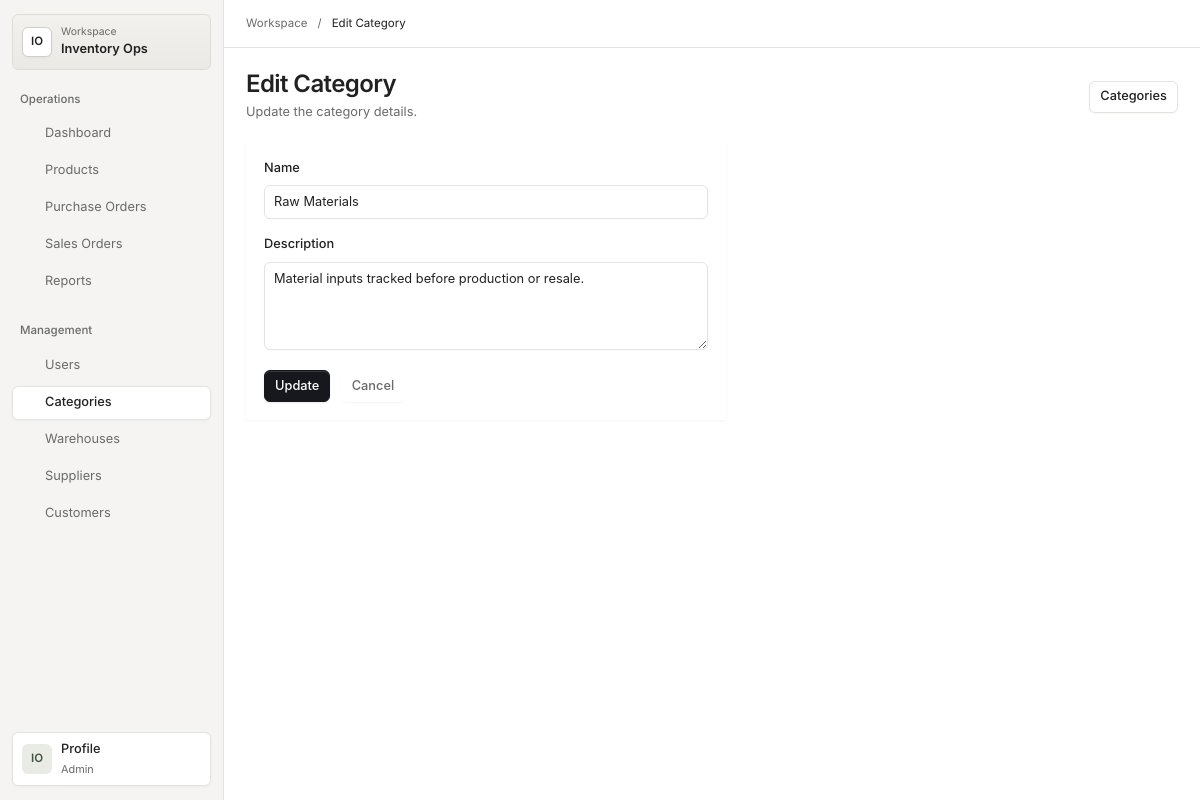
Screenshot of /categories/edit?id=1 (signed in) with the database file from the repository.
### tables this page shows
CREATE TABLE IF NOT EXISTS categories (
    id INT UNSIGNED AUTO_INCREMENT PRIMARY KEY,
    name VARCHAR(120) NOT NULL,
    description VARCHAR(255) NOT NULL DEFAULT '',
    is_active TINYINT(1) NOT NULL DEFAULT 1,
    created_at TIMESTAMP NOT NULL DEFAULT CURRENT_TIMESTAMP,
    updated_at TIMESTAMP NOT NULL DEFAULT CURRENT_TIMESTAMP ON UPDATE CURRENT_TIMESTAMP,
    UNIQUE KEY uq_categories_name (name),
    KEY idx_categories_active (is_active)
);

### app/Controller/CategoryController.php (called while the page is built, shortened)
<?php
final class CategoryController
{
    public function edit(Request $request): Response
    {
        $category = $this->repository->findById((int) ($request->query()['id'] ?? 0));
        return $this->render('categories/edit.php', ['category' => $category, 'error' => '']);
    }
    private function render(string $view, array $data = [], int $status = 200): Response
    {
        extract($data, EXTR_SKIP);
        require dirname(__DIR__, 2) . '/views/' . $view;
        $body = ob_get_clean();
        return Response::html(is_string($body) ? $body : '', $status);
    }
}

### app/Http/Router.php (called while the page is built, shortened)
<?php
final class Router
{
    private array $routes = [];
    public function dispatch(Request $request): Response
    {
        $key = $this->key($request->method(), $request->path());
        return ($this->routes[$key])($request);
    }
    private function add(string $method, string $path, callable $handler): void
    {
        $this->routes[$this->key($method, $path)] = $handler;
    }
    private function key(string $method, string $path): string
    {
        return strtoupper($method) . ' ' . $path;
    }
}

### public/index.php (called while the page is built, shortened)
<?php
$config = require dirname(__DIR__) . '/config/bootstrap.php';
$router = new Router();
$request = Request::fromGlobals();
$secureCookie = $config->string('SESSION_COOKIE_SECURE') === 'auto'
    ? ($config->string('APP_ENV') === 'production' ? true : null)
    : $config->bool('SESSION_COOKIE_SECURE');
$session = new NativeSessionManager(
    new \App\Security\SessionPolicy($config->int('SESSION_IDLE_SECONDS'), $config->int('SESSION_ABSOLUTE_SECONDS'), $config->int('SESSION_ROTATION_SECONDS')),
    $secureCookie,
    null,
    $config->string('SESSION_SAVE_PATH'),
);
$pdo = (new DatabaseFactory($config))->create();
$userRepository = new MySqlUserRepository($pdo);
$categoryRepository = new MySqlCategoryRepository($pdo);
$warehouseRepository = new MySqlWarehouseRepository($pdo);
$productRepository = new MySqlProductRepository($pdo);
$supplierRepository = new MySqlSupplierRepository($pdo);
$customerRepository = new MySqlCustomerRepository($pdo);
$purchaseOrderRepository = new MySqlPurchaseOrderRepository($pdo);
$salesOrderRepository = new MySqlSalesOrderRepository($pdo);
$stockRepository = new MySqlStockRepository($pdo);
$stockLedgerRepository = new MySqlStockLedgerRepository($pdo);
$auditLogRepository = new MySqlAuditLogRepository($pdo);
$loginAttemptRepository = new MySqlLoginAttemptRepository($pdo);
$operationalQueries = new MySqlOperationalQueryRepository($pdo);
$authGuard = new AuthGuard($session, $userRepository);
$auditLogger = new AuditLogger($auditLogRepository);
$authController = new AuthController(new AuthService($userRepository, $session, $auditLogger, new LoginRateLimiter($loginAttemptRepository)));
$transactions = new \App\Repository\MySql\MySqlTransactionManager($pdo);
$stockService = new StockService($stockRepository, $stockLedgerRepository, $auditLogRepository, new \App\Repository\MySql\MySqlStockCatalogRepository($pdo), $transactions);
$csvImports = new \App\Service\CsvImportService($transactions);
$userController = new UserController(new UserService($userRepository), $userRepository, $authGuard, $csvImports);
$masterDataAuthorization = new MasterDataAuthorizationService();
$categoryController = new CategoryController(
    new CategoryService($categoryRepository, $masterDataAuthorization),
    $categoryRepository,
    $authGuard,
    $csvImports,
);
$warehouseController = new WarehouseController(
    new WarehouseService($warehouseRepository, $masterDataAuthorization, $stockService),
    $warehouseRepository,
    $authGuard,
    $csvImports,
);
$productController = new ProductController(
    new ProductService($productRepository, $masterDataAuthorization, $stockService),
    $productRepository,
    $categoryRepository,
    $authGuard,
    $csvImports,
);
$supplierController = new SupplierController(
    new SupplierService($supplierRepository, $masterDataAuthorization),
    $supplierRepository,
    $authGuard,
    $csvImports,
);
$customerController = new CustomerController(
    new CustomerService($customerRepository, $masterDataAuthorization),
    $customerRepository,
    $authGuard,
    $csvImports,
);
$suppliersById = [];
$warehousesById = [];
$customersById = [];
$purchaseOrderController = new PurchaseOrderController(
    new PurchaseOrderService(
        $purchaseOrderRepository,
        $productRepository,
        $suppliersById,
        $warehousesById,
        $stockService,
    ),
    $purchaseOrderRepository,
    $productRepository,
    $suppliersById,
    $warehousesById,
    $authGuard,
);
$salesOrderController = new SalesOrderController(
    new SalesOrderService(
        $salesOrderRepository,
        $productRepository,
        $customersById,
        $warehousesById,
        $stockService,
    ),
    $salesOrderRepository,
    $productRepository,
    $customersById,
    $warehousesById,
    $authGuard,
);
$dashboardController = new DashboardController(new DashboardService($operationalQueries), $authGuard);
$reportController = new ReportController(new ReportService($operationalQueries), $authGuard);
$availabilityController = new ProductAvailabilityController(new ProductAvailabilityService($operationalQueries), $authGuard);
$router->get('/', [$dashboardController, 'index']);
$router->get('/dashboard', [$dashboardController, 'index']);
$router->get('/reports', [$reportController, 'index']);
$router->get('/reports/stock-ledger.csv', [$reportController, 'stockLedger']);
$router->get('/reports/orders.csv', [$reportController, 'orders']);
$router->get('/api/products/{sku}/availability', [$availabilityController, 'show']);
$router->get('/login', [$authController, 'showLogin']);
$router->post('/login', [$authController, 'login']);
$router->post('/logout', [$authController, 'logout']);
$router->get('/users', [$userController, 'index']);
$router->get('/users/create', [$userController, 'create']);
$router->post('/users', [$userController, 'store']);
$router->post('/users/import', [$userController, 'import']);
$router->get('/users/edit', [$userController, 'edit']);
$router->post('/users/update', [$userController, 'update']);
$router->post('/users/activate', [$userController, 'activate']);
$router->post('/users/deactivate', [$userController, 'deactivate']);
$router->get('/categories', [$categoryController, 'index']);
$router->get('/categories/create', [$categoryController, 'create']);
$router->post('/categories', [$categoryController, 'store']);
$router->post('/categories/import', [$categoryController, 'import']);
$router->get('/categories/edit', [$categoryController, 'edit']);
$router->post('/categories/update', [$categoryController, 'update']);
$router->post('/categories/activate', [$categoryController, 'activate']);
$router->post('/categories/deactivate', [$categoryController, 'deactivate']);
$router->get('/warehouses', [$warehouseController, 'index']);
$router->get('/warehouses/create', [$warehouseController, 'create']);
$router->post('/warehouses', [$warehouseController, 'store']);
$router->post('/warehouses/import', [$warehouseController, 'import']);
$router->get('/warehouses/edit', [$warehouseController, 'edit']);
$router->post('/warehouses/update', [$warehouseController, 'update']);
$router->post('/warehouses/activate', [$warehouseController, 'activate']);
$router->post('/warehouses/deactivate', [$warehouseController, 'deactivate']);
$router->get('/products', [$productController, 'index']);
$router->get('/products/create', [$productController, 'create']);
$router->post('/products', [$productController, 'store']);
$router->post('/products/import', [$productController, 'import']);
$router->get('/products/show', [$productController, 'show']);
$router->get('/products/edit', [$productController, 'edit']);
$router->post('/products/update', [$productController, 'update']);
$router->post('/products/activate', [$productController, 'activate']);
$router->post('/products/deactivate', [$productController, 'deactivate']);
$router->get('/purchase-orders', [$purchaseOrderController, 'index']);
$router->get('/purchase-orders/show', [$purchaseOrderController, 'show']);
$router->get('/purchase-orders/create', [$purchaseOrderController, 'create']);
$router->post('/purchase-orders', [$purchaseOrderController, 'store']);
$router->post('/purchase-orders/order', [$purchaseOrderController, 'order']);
$router->post('/purchase-orders/receive', [$purchaseOrderController, 'receive']);
$router->post('/purchase-orders/cancel', [$purchaseOrderController, 'cancel']);
$router->get('/sales-orders', [$salesOrderController, 'index']);
$router->get('/sales-orders/show', [$salesOrderController, 'show']);
$router->get('/sales-orders/create', [$salesOrderController, 'create']);
$router->post('/sales-orders', [$salesOrderController, 'store']);
$router->post('/sales-orders/submit', [$salesOrderController, 'submit']);
$router->post('/sales-orders/approve', [$salesOrderController, 'approve']);
$router->post('/sales-orders/cancel', [$salesOrderController, 'cancel']);
$router->post('/sales-orders/issue', [$salesOrderController, 'issue']);
$router->get('/suppliers', [$supplierController, 'index']);
$router->get('/suppliers/create', [$supplierController, 'create']);
$router->post('/suppliers', [$supplierController, 'store']);
$router->post('/suppliers/import', [$supplierController, 'import']);
$router->get('/suppliers/edit', [$supplierController, 'edit']);
$router->post('/suppliers/update', [$supplierController, 'update']);
$router->post('/suppliers/activate', [$supplierController, 'activate']);
$router->post('/suppliers/deactivate', [$supplierController, 'deactivate']);
$router->get('/customers', [$customerController, 'index']);
$router->get('/customers/create', [$customerController, 'create']);
$router->post('/customers', [$customerController, 'store']);
$router->post('/customers/import', [$customerController, 'import']);
$router->get('/customers/edit', [$customerController, 'edit']);
$router->post('/customers/update', [$customerController, 'update']);
$router->post('/customers/activate', [$customerController, 'activate']);
$router->post('/customers/deactivate', [$customerController, 'deactivate']);
try {
    $response = $router->dispatch($request);
} catch (HttpException $exception) {
    $response = str_starts_with($request->path(), '/api/')
        ? ErrorResponder::api($exception->statusCode() === 401 ? 'Authentication required' : $exception->getMessage(), $exception->statusCode())
        : ($exception->statusCode() === 401 && ($request->server()['HTTP_X_REQUESTED_WITH'] ?? '') !== 'fetch'
            ? new Response('', 302, ['Location' => '/login'])
            : ErrorResponder::browser($exception, $config->bool('APP_DEBUG')));
} catch (Throwable $throwable) {
    $status = method_exists($throwable, 'statusCode') && is_int($throwable->statusCode()) ? $throwable->statusCode() : 500;
    $response = str_starts_with($request->path(), '/api/')
        ? ErrorResponder::api($status === 500 ? 'Unexpected server error.' : $throwable->getMessage(), $status)
        : ErrorResponder::browser($throwable, $config->bool('APP_DEBUG'));
}

### app/Http/Request.php (called while the page is built, shortened)
<?php
final class Request
{
    public function query(): array
    {
        return $this->query;
    }
}

### app/Repository/MySql/MySqlCategoryRepository.php (called while the page is built, shortened)
<?php
final class MySqlCategoryRepository implements CategoryRepositoryInterface
{
    public function findById(int $id): ?Category
    {
        $statement = $this->pdo->prepare('SELECT id, name, description, is_active FROM categories WHERE id = :id');
        $statement->execute(['id' => $id]);
        $row = $statement->fetch(PDO::FETCH_ASSOC);
        return is_array($row) ? $this->hydrate($row) : null;
    }
    private function hydrate(array $row): Category
    {
        return new Category((int) $row['id'], (string) $row['name'], (string) $row['description'], (bool) $row['is_active']);
    }
}

### app/Entity/Category.php (called while the page is built, shortened)
<?php
final class Category
{
    public function name(): string
    {
        return $this->name;
    }
    public function description(): string
    {
        return $this->description;
    }
}

### app/Support/FormState.php (called while the page is built, shortened)
<?php
final class FormState
{
    public function value(string $name, mixed $fallback = ''): string
    {
        $value = array_key_exists($name, $this->input) ? $this->input[$name] : $fallback;
        return is_string($value) || is_int($value) || is_float($value) ? (string) $value : '';
    }
}

### views/categories/edit.php (the view, shortened to what this page needs)
<!doctype html>
<html lang="en">
<head>
    <link rel="stylesheet" href="/assets/css/app.css">
</head>
<body>
    <?php $formState = new \App\Support\FormState($old ?? []); ?>
    <?php $workspaceTitle = 'Edit Category'; require dirname(__DIR__) . '/partials/workspace-start.php'; ?>
    <main class="page" id="main-content">
        <header class="page-header">
            <div><p class="app-title">Inventory Operations</p><h1>Edit Category</h1><p class="page-subtitle">Update the category details.</p></div>
            <nav class="toolbar"><a href="/categories">Categories</a></nav>
        </header>
        <?php if ($category !== null): ?>
            <form method="post" action="/categories/update" class="form">
                <label class="field"><span class="field-label">Name</span><input name="name" required value="<?= htmlspecialchars($formState->value('name', $category->name()), ENT_QUOTES | ENT_SUBSTITUTE, 'UTF-8') ?>"></label>
                <label class="field"><span class="field-label">Description</span><textarea name="description" rows="3"><?= htmlspecialchars($formState->value('description', $category->description()), ENT_QUOTES | ENT_SUBSTITUTE, 'UTF-8') ?></textarea></label>
                <div class="form-actions"><button type="submit">Update</button><button type="button" class="button button-quiet" data-cancel-href="/categories">Cancel</button></div>
            </form>
        <?php endif; ?>
    </main>
    <?php require dirname(__DIR__) . '/partials/workspace-end.php'; ?>
</body>
</html>

### rows the page displays
categories: name "Raw Materials", description "Material inputs tracked before production or resale."

### other values shown
$workspaceGroup "Operations"
$workspaceLabel "Dashboard"
$workspaceLabel "Products"
$workspaceLabel "Purchase Orders"
$workspaceLabel "Sales Orders"
$workspaceLabel "Reports"
$workspaceGroup "Management"
$workspaceLabel "Users"
$workspaceLabel "Categories"
$workspaceLabel "Warehouses"
$workspaceLabel "Suppliers"
$workspaceLabel "Customers"
$workspaceTitle "Edit Category"
